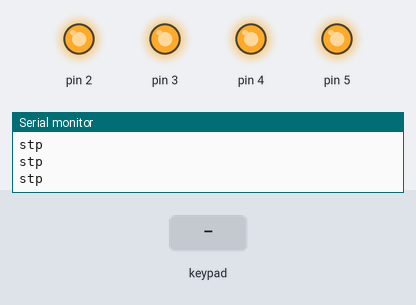
Simulated run of this sketch. Board: Arduino Uno, built with avr-gcc and run on an emulated ATmega328P. On the bench: output pins drawn as LEDs (lit = HIGH), the last lines printed to the serial monitor. The test bench sets the inputs (shaded band).

Above: at 1.2 s.
1.3 s: key 'U' pressed
At 1.5 s:
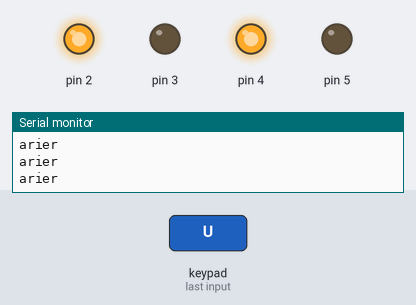
3.2 s: key 'D' pressed
At 3.4 s:
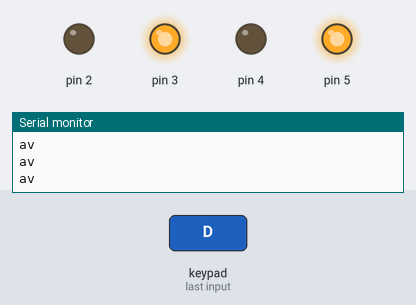
5.1 s: key 'L' pressed
At 5.3 s:
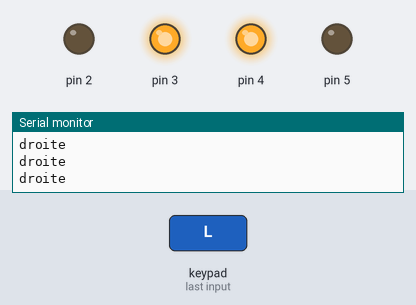
7.0 s: key 'R' pressed
At 7.2 s:
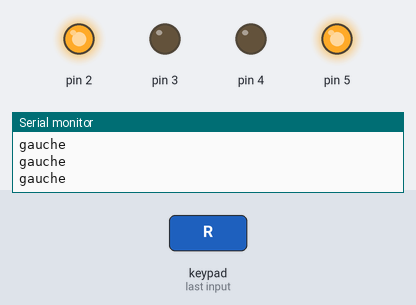
Timing chart, 0 to 9.9 s (numbered marks = the images above; inputs shaded):
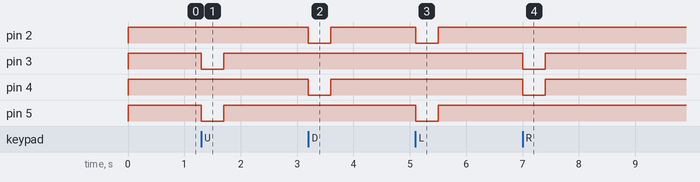

Measured:
- after the input at 1.3 s, pin 3, pin 5: HIGH → LOW at once, → HIGH 0.40 s later
- after the input at 3.2 s, pin 2, pin 4: HIGH → LOW at once, → HIGH 0.40 s later
- after the input at 5.1 s, pin 2, pin 5: HIGH → LOW at once, → HIGH 0.40 s later
- after the input at 7.0 s, pin 3, pin 4: HIGH → LOW at once, → HIGH 0.40 s later

The sketch:

Recepteur.ino
```cpp
#include <PS2X_lib.h> /* PS2 Controller Library http://www.billporter.info/2010/06/05/playstation-2-controller-arduino-library-v1-0/ */
PS2X ps2x; /* on crée l'instance du controleur */
const byte dataPin = 12;
const byte commandPin = 11;
const byte attentionPin = 10;
const byte clockPin = 13;
void setup() {
  Serial.begin(9600);
  pinMode(5, OUTPUT);
  pinMode(2, OUTPUT);
  pinMode(3, OUTPUT);
  pinMode(4, OUTPUT);
  digitalWrite(2, HIGH);
  digitalWrite(3, HIGH);
  digitalWrite(4, HIGH);
  digitalWrite(5, HIGH);

  /* config_gamepad(clock, command, attention, data, Pressures?, Rumble?) */
  ps2x.config_gamepad(clockPin, commandPin, attentionPin, dataPin, true, true); // gardez true, true à la fin même si pas de moteurs

  if (ps2x.readType() == 1) Serial.println(F("DualShock"));
  else {
    Serial.print(F("Manette Absente - code "));
    Serial.println(ps2x.readType());
    while (true); // on meurt ici, éventuellement enlever si vous avez un autre code manette
  }

  ps2x.read_gamepad(); // initialisation des valeurs
  delay(50);
  ps2x.read_gamepad();  /* initialise les états */
}


void loop() {
  static uint32_t chrono = 0;
  const uint32_t periode = 20ul; // la manette est assez sensible, il ne faut pas lui demander les infos trop souvent. 15ms ou 20ms ça fonctionne pour moi

  if (millis() - chrono >= periode) {
    int RX = 0, RY = 0, LX = 0, LY = 0;
    static int PRX = 127, PRY = 128, PLX = 127, PLY = 128;

    chrono += periode;

    ps2x.read_gamepad();   /* on lit l'état de la manette */
    if (ps2x.Button(PSB_PAD_UP))   {
          ar();
        }
    else{
      if (ps2x.Button(PSB_PAD_RIGHT)) {

      ga();
       }
      else {
        if (ps2x.Button(PSB_PAD_LEFT))  {

      da();
          }
        else {
          if (ps2x.Button(PSB_PAD_DOWN)) {

      av();
          }
          else stp();
        }}}

/*    LX = ps2x.Analog(PSS_LX);
    LY = ps2x.Analog(PSS_LY);
    RX = ps2x.Analog(PSS_RX);
    RY = ps2x.Analog(PSS_RY);

    // si une des coordonnées des joystick a changé alors on imprime les nouvelles coordonnées
    if ((LX != PLX) || (LY != PLY) || (RX != PRX) || (RY != PRY)) {
      PLX = LX;
      PLY = LY;
      PRX = RX;
      PRY = RY;
      Serial.print(LX);    Serial.print(F(" ,"));
      Serial.print(LY);    Serial.print(F(" ,"));
      Serial.print(RX);    Serial.print(F(" ,"));
      Serial.println(RY);
      */


/*  recvData();

  unsigned long now = millis();
  if ( now - lastRecvTime > 1000 ) {
    resetData();
  } else {

    if (data.x2 < 120) {
      if (data.y1 > 135) {
        da();
      }
      else if (data.y1 < 120) {
        ga();
      }
      else {
        av();
      }


    }
     else if (data.x2 > 135) {
      if (data.y1 > 135) {
        da();
      }
      else if (data.y1 < 120) {
        ga();
      }
      else {
        ar();
      }
    }
    else {
      if (data.y1 > 135) {
        da();
      }
      else if (data.y1 < 120) {
        ga();
      }
      else {
        stp();
      }
    }
/*
analogWrite(5,d);
analogWrite(6,g);


Serial.print("  d  ");
Serial.print(d);
Serial.print("  g  ");
Serial.print(g);
Serial.print("  ");
*/


/*

    Serial.print("  ");
    Serial.print(data.x1);
    Serial.print("  ");
    Serial.print(data.x2);
    Serial.print(" ");
    Serial.print(data.y1);
    Serial.print(" ");
    Serial.print(data.y2);
    Serial.print(" ");
 /*   Serial.print(data.b1);
    Serial.print(" ");
    Serial.print(data.b2);
    Serial.print(" ");
    Serial.print(data.b3);
    Serial.print(" ");
    Serial.print(data.b4);*/
    Serial.println(" ");
  }


}
void av() {
  Serial.print("av");

  digitalWrite(2, LOW);
  digitalWrite(3, HIGH);
  digitalWrite(4, LOW);
  digitalWrite(5, HIGH);
}
void ar() {
  Serial.print("arier");

  digitalWrite(2, HIGH);
  digitalWrite(3, LOW);
  digitalWrite(4, HIGH);
  digitalWrite(5, LOW);
}
void ga()
{

  Serial.print("gauche");
  digitalWrite(2, HIGH);
  digitalWrite(3, LOW);
  digitalWrite(4, LOW);
  digitalWrite(5, HIGH);
}
void da()
{

  Serial.print("droite");
  digitalWrite(2, LOW);
  digitalWrite(3, HIGH);
  digitalWrite(4, HIGH);
  digitalWrite(5, LOW);
}
void stp() {

  Serial.print("stp");
  digitalWrite(2, HIGH);
  digitalWrite(3, HIGH);
  digitalWrite(4, HIGH);
  digitalWrite(5, HIGH);
}
```
